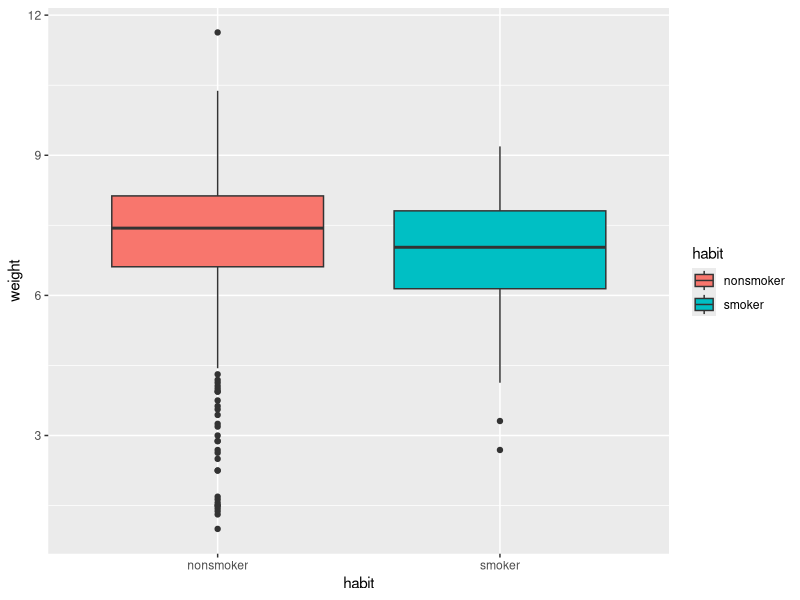

This chart was generated by the following R code:
## ---- chunk 1

# Setup the environment
library(knitr)
knitr::opts_chunk$set(fig.align='center',fig.width=10, fig.height=6, fig.path='Figs/',  warning=FALSE, echo=TRUE, eval=TRUE, message=FALSE)

r = getOption("repos")
r["CRAN"] = "http://cran.us.r-project.org"
options(repos = r)

## ---- chunk 2
library(dplyr)
library(ggplot2)
## ---- chunk 3
nc<-read.csv('./nc.csv')
## ---- chunk 4

# show the structure of the data frame
str(nc)

# display the first few lings of the data frame
head(nc)

# return the dimension of the data frame
dim(nc)

# return the column names of the data frame
colnames(nc)
## ---- chunk 5
summary(nc$gained)
summary(nc$habit)
## ---- chunk 6
# Clean data from NA values for habit
nc_clean <- na.omit(nc)

ggplot(nc_clean) + aes(x=habit, y=weight, fill=habit) + geom_boxplot()
## ---- chunk 7
nc %>%
  group_by(habit) %>%
  summarise(mean_weight = mean(weight))
## ---- chunk 8
t.test(nc_clean$weight, mu=7.5)
## ---- chunk 9
smoker <- nc %>%
    filter(habit=='smoker')

nonsmoker <- nc %>%
    filter(habit=='nonsmoker')

## ---- chunk 10

t.test(nonsmoker$weight, smoker$weight)
print(mean(smoker$weight))
print(mean(nonsmoker$weight))

## ---- chunk 11
t.test(smoker$weight, nonsmoker$weight, alternative='less')
## ---- chunk 12
# Please type your code here:


## ---- chunk 13
nc %>%
  group_by(nc$lowbirthweight, nc$habit) %>%
  summarise(n())
## ---- chunk 14
# for two-sided test
prop.test(c(92,18), c(781+92,108+18))

# for single-sided test
prop.test(c(92,18), c(781+92,108+18), alternative='less')

